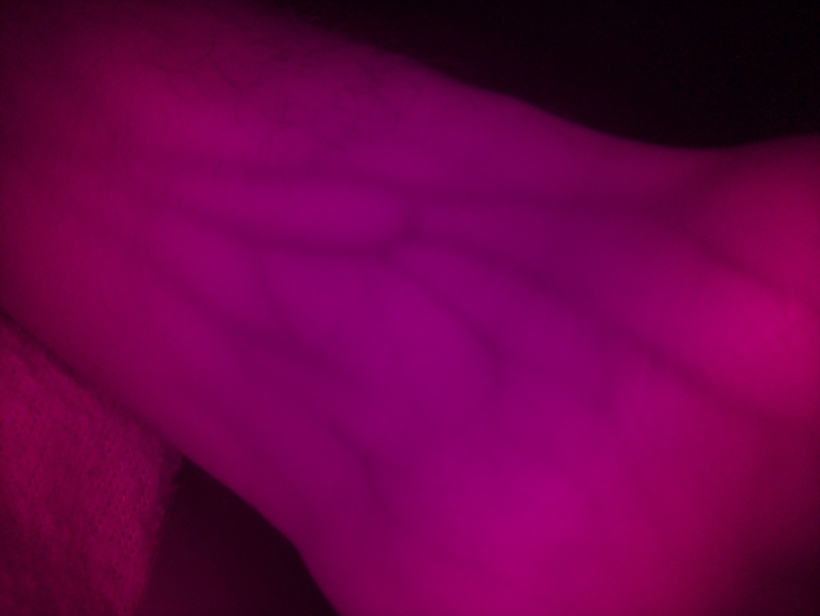
#> input picture legacy/Image_Processing/Grayscale_Conversion/input.jpg, 1640 x 1232 px (shown at 1/2 size)
$ python color2gray.py input.jpg out.png input.jpg input.jpg
#> lines starting #> are read from the running program, lines starting #| are printed output that depends on the picture
import cv2
import numpy as np
import os
import sys
import time
import matplotlib.pyplot as plt
from datetime import datetime
from matplotlib.gridspec import GridSpec

def convert_to_grayscale(image_path, save_path, output_format='jpg', quality=95, create_visualizations=True):
    """
    Convert a color image to grayscale with comprehensive research visualizations.

    Args:
        image_path: Path to the input color image
        save_path: Path to save the grayscale image or directory
        output_format: Output image format ('jpg', 'png', etc.)
        quality: JPEG quality (0-100), only applicable for JPEG
        create_visualizations: Whether to create research visualizations

    Returns:
        tuple: (grayscale_image, metadata_dict)
    """
#> called with image_path = 'input.jpg', save_path = 'out.png', output_format = 'input.jpg', quality = 95, create_visualizations = True
    # Check if input file exists
    if not os.path.isfile(image_path):
        raise FileNotFoundError(f"Image not found: {image_path}")

    # Read the image
    try:
        image = cv2.imread(image_path)
#> image is the input picture: shape (1232, 1640, 3); mean B, G, R 70.8, 0.4, 106.9
        if image is None:
            raise ValueError(f"Failed to read image: {image_path}")
    except Exception as e:
        raise RuntimeError(f"Error reading image: {str(e)}")

    # Convert to grayscale
    start_time = time.time()
    gray_image = cv2.cvtColor(image, cv2.COLOR_BGR2GRAY)
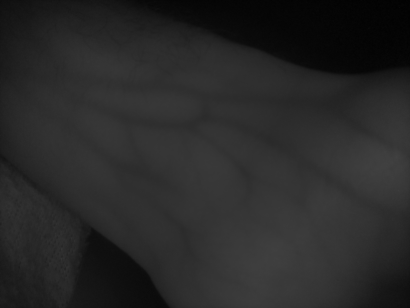
#> gray_image: shape (1232, 1640) (shown at 1/4 size); min 0, max 66, mean 40.2
    conversion_time = time.time() - start_time

    # Ensure save_path has a valid filename and extension
    if os.path.isdir(save_path):
        base_name = os.path.splitext(os.path.basename(image_path))[0]
        save_path = os.path.join(save_path, f"{base_name}_gray.{output_format}")
    else:
        # Ensure the directory exists
        output_dir = os.path.dirname(save_path)
        if output_dir and not os.path.exists(output_dir):
            os.makedirs(output_dir, exist_ok=True)

    # Save the grayscale image with appropriate parameters
    try:
        if output_format.lower() == 'jpg' or output_format.lower() == 'jpeg':
            cv2.imwrite(save_path, gray_image, [cv2.IMWRITE_JPEG_QUALITY, quality])
        elif output_format.lower() == 'png':
            cv2.imwrite(save_path, gray_image, [cv2.IMWRITE_PNG_COMPRESSION, 9])
        else:
            cv2.imwrite(save_path, gray_image)
    except Exception as e:
        raise RuntimeError(f"Error saving image: {str(e)}")

    # Initialize visualization paths
    comparison_path = None
    histogram_path = None
    intensity_path = None
    metrics_path = None
    channel_path = None
    edge_path = None

    # Create comparison image
    comparison_path = save_path.replace(f"_gray.{output_format}", f"_comparison.{output_format}")
    create_comparison_image(image, gray_image, comparison_path, output_format, quality)

    # Create research visualizations if requested
    if create_visualizations:
        # Create histogram comparison
        histogram_path = save_path.replace(f"_gray.{output_format}", f"_histograms.png")
        create_histogram_plot(image, gray_image, histogram_path)

        # Create intensity distribution plot
        intensity_path = save_path.replace(f"_gray.{output_format}", f"_intensity_distribution.png")
        create_intensity_distribution(image, gray_image, intensity_path)

        # Create metrics visualization
        metrics_path = save_path.replace(f"_gray.{output_format}", f"_metrics.png")
        create_metrics_visualization(image, gray_image, conversion_time, metrics_path)

        # Create channel contribution analysis
        channel_path = save_path.replace(f"_gray.{output_format}", f"_channel_analysis.png")
        create_channel_analysis(image, gray_image, channel_path)

        # Create edge preservation analysis
        edge_path = save_path.replace(f"_gray.{output_format}", f"_edge_analysis.png")
        create_edge_analysis(image, gray_image, edge_path)

    # Get output file size
    output_stats = os.stat(save_path)

    # Calculate image statistics
    gray_mean = np.mean(gray_image)
    gray_std = np.std(gray_image)
    gray_min = np.min(gray_image)
    gray_max = np.max(gray_image)

    # Calculate original image statistics
    if len(image.shape) == 3:  # Color image
        b, g, r = cv2.split(image)
        orig_mean = [np.mean(b), np.mean(g), np.mean(r)]
        orig_std = [np.std(b), np.std(g), np.std(r)]
    else:  # Already grayscale
        orig_mean = [np.mean(image)]
        orig_std = [np.std(image)]

    # Calculate information loss (simplified metric)
    if len(image.shape) == 3:  # Color image
        # Reconstruct color image from grayscale to estimate information loss
        reconstructed = cv2.cvtColor(gray_image, cv2.COLOR_GRAY2BGR)
        mse = np.mean((image - reconstructed) ** 2)
        information_loss = mse
    else:  # Already grayscale
        information_loss = 0

    # Gather metadata
    input_stats = os.stat(image_path)
    height, width = gray_image.shape
    info = {
        "Original Image Path": image_path,
        "Converted Image Path": save_path,
        "Comparison Image Path": comparison_path,
        "Histogram Plot Path": histogram_path,
        "Intensity Distribution Path": intensity_path,
        "Metrics Visualization Path": metrics_path,
        "Channel Analysis Path": channel_path,
        "Edge Analysis Path": edge_path,
        "Original Dimensions": image.shape[:2],
        "Grayscale Dimensions": (height, width),
        "Original File Size (KB)": round(input_stats.st_size / 1024, 2),
        "Converted File Size (KB)": round(output_stats.st_size / 1024, 2),
        "Size Reduction (%)": round((1 - output_stats.st_size / input_stats.st_size) * 100, 2),
        "Image Depth": image.dtype,
        "Conversion Time (ms)": round(conversion_time * 1000, 2),
        "Conversion Date": datetime.now().strftime("%Y-%m-%d %H:%M:%S"),
        "Grayscale Mean Intensity": round(gray_mean, 2),
        "Grayscale Std Deviation": round(gray_std, 2),
        "Grayscale Min Intensity": gray_min,
        "Grayscale Max Intensity": gray_max,
        "Original Mean Intensity (B,G,R)": [round(m, 2) for m in orig_mean] if len(orig_mean) == 3 else round(orig_mean[0], 2),
        "Original Std Deviation (B,G,R)": [round(s, 2) for s in orig_std] if len(orig_std) == 3 else round(orig_std[0], 2),
        "Information Loss (MSE)": round(information_loss, 2)
    }

    return gray_image, info

def create_comparison_image(image, gray_image, save_path, output_format, quality):
    """Create a side-by-side comparison of original and grayscale images."""
#> called with save_path = 'out.png', output_format = 'input.jpg', quality = 95
    # Convert grayscale back to BGR for side-by-side comparison
    gray_bgr = cv2.cvtColor(gray_image, cv2.COLOR_GRAY2BGR)

    # Get dimensions
    h, w = image.shape[:2]

    # Create a new image with twice the width
    comparison = np.zeros((h, w * 2, 3), dtype=np.uint8)

    # Place original image on the left
    comparison[:, :w] = image
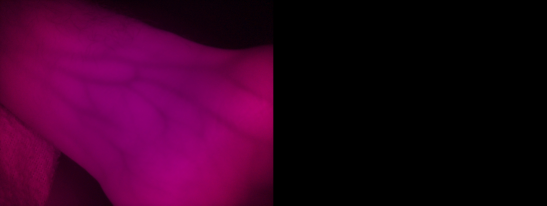
#> comparison: shape (1232, 3280, 3) (shown at 1/6 size); mean B, G, R 35.4, 0.2, 53.5

    # Place grayscale image on the right
    comparison[:, w:] = gray_bgr
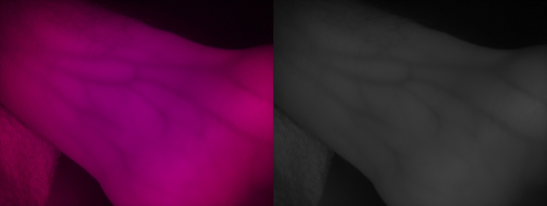
#> comparison: shape (1232, 3280, 3) (shown at 1/6 size); mean B, G, R 55.5, 20.3, 73.6

    # Add text labels
    font = cv2.FONT_HERSHEY_SIMPLEX
    font_scale = 0.7
    font_thickness = 2
    text_color = (255, 255, 255)  # White

    # Add "Original" label
    cv2.putText(comparison, "Original", (10, 30), font, font_scale, text_color, font_thickness)

    # Add "Grayscale" label
    cv2.putText(comparison, "Grayscale", (w + 10, 30), font, font_scale, text_color, font_thickness)

    # Save comparison image
    try:
        if output_format.lower() == 'jpg' or output_format.lower() == 'jpeg':
            cv2.imwrite(save_path, comparison, [cv2.IMWRITE_JPEG_QUALITY, quality])
        elif output_format.lower() == 'png':
            cv2.imwrite(save_path, comparison, [cv2.IMWRITE_PNG_COMPRESSION, 9])
        else:
            cv2.imwrite(save_path, comparison)
    except Exception as e:
        raise RuntimeError(f"Error saving comparison image: {str(e)}")

def create_histogram_plot(image, gray_image, save_path):
    """Create histogram comparison plot."""
#> called with save_path = 'out.png'
    plt.figure(figsize=(12, 8))

    # Create a 2x2 grid of subplots
    gs = GridSpec(2, 2, width_ratios=[1, 1], height_ratios=[1, 1])

    # Original image
    ax1 = plt.subplot(gs[0, 0])
    if len(image.shape) == 3:  # Color image
        ax1.imshow(cv2.cvtColor(image, cv2.COLOR_BGR2RGB))
    else:  # Grayscale
        ax1.imshow(image, cmap='gray')
    ax1.set_title('Original Image')
    ax1.axis('off')

    # Grayscale image
    ax2 = plt.subplot(gs[0, 1])
    ax2.imshow(gray_image, cmap='gray')
    ax2.set_title('Grayscale Image')
    ax2.axis('off')

    # Original histogram
    ax3 = plt.subplot(gs[1, 0])
    if len(image.shape) == 3:  # Color image
        color = ('b', 'g', 'r')
        for i, col in enumerate(color):
            hist = cv2.calcHist([image], [i], None, [256], [0, 256])
            ax3.plot(hist, color=col)
            ax3.set_xlim([0, 256])
        ax3.set_title('Original Histogram (RGB)')
        ax3.set_xlabel('Pixel Value')
        ax3.set_ylabel('Frequency')
    else:  # Grayscale
        hist = cv2.calcHist([image], [0], None, [256], [0, 256])
        ax3.plot(hist, color='gray')
        ax3.set_xlim([0, 256])
        ax3.set_title('Original Histogram')
        ax3.set_xlabel('Pixel Value')
        ax3.set_ylabel('Frequency')

    # Grayscale histogram
    ax4 = plt.subplot(gs[1, 1])
    hist = cv2.calcHist([gray_image], [0], None, [256], [0, 256])
#> hist = 256 values, max 101957 at index 47, min 0 at index 67, mean 7892.5
    ax4.plot(hist, color='gray')
    ax4.set_xlim([0, 256])
    ax4.set_title('Grayscale Histogram')
    ax4.set_xlabel('Pixel Value')
    ax4.set_ylabel('Frequency')

    plt.tight_layout()
    plt.savefig(save_path, dpi=300, bbox_inches='tight')
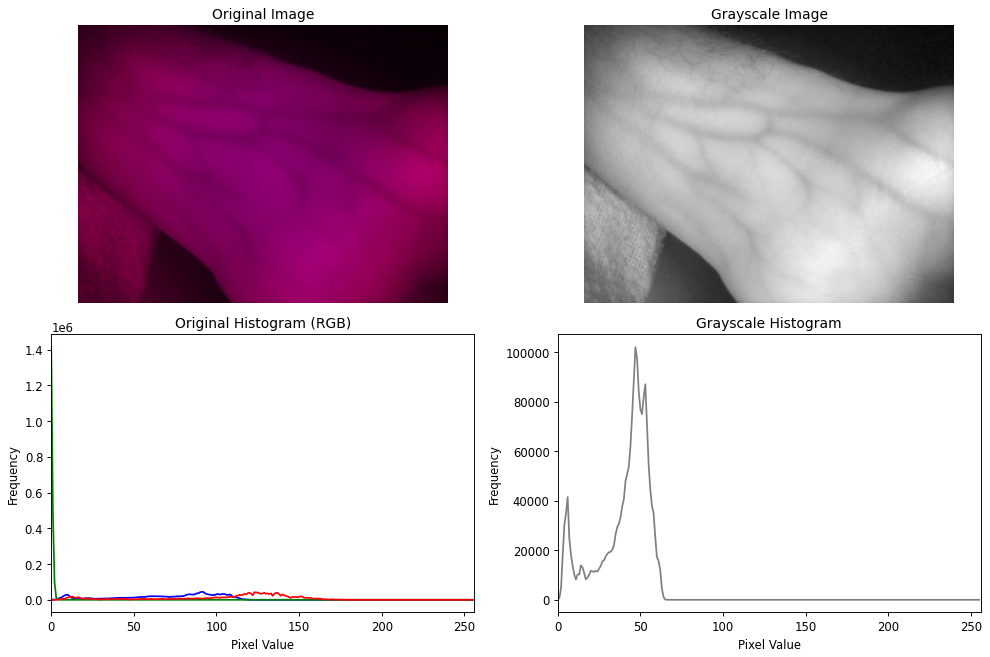
#> figure drawn by matplotlib, 4 panels; panel 3: curve peaks at x = 91, y = 44230; panel 3: curve peaks at x = 0, y = 1413461; panel 3: curve peaks at x = 123, y = 42589; panel 4: curve peaks at x = 47, y = 101957
    plt.close()

def create_intensity_distribution(image, gray_image, save_path):
    """Create intensity distribution plot."""
#> called with save_path = 'out.png'
    plt.figure(figsize=(12, 6))

    # Create a 1x2 grid of subplots
    gs = GridSpec(1, 2, width_ratios=[1, 1])

    # Original intensity distribution
    ax1 = plt.subplot(gs[0])
    if len(image.shape) == 3:  # Color image
        color = ('b', 'g', 'r')
        for i, col in enumerate(color):
            channel = image[:, :, i]
            ax1.hist(channel.flatten(), bins=50, alpha=0.5, color=col, label=f'Channel {col.upper()}')
#> this loop made 3 passes
#> pass 1, in create_intensity_distribution, `channel = image[:, :, i]`:
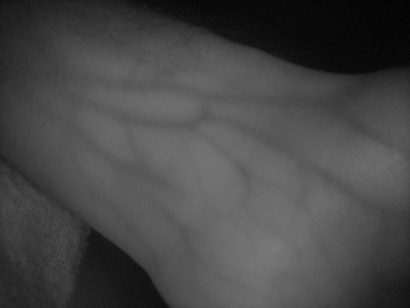
#> channel: shape (1232, 1640) (shown at 1/4 size); min 0, max 122, mean 70.8
#> pass 3, in create_intensity_distribution, `channel = image[:, :, i]`:
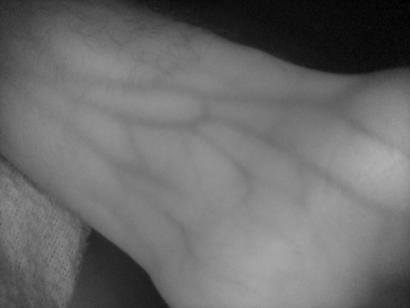
#> channel: shape (1232, 1640) (shown at 1/4 size); min 0, max 177, mean 106.9
        ax1.set_title('Original Intensity Distribution')
        ax1.set_xlabel('Pixel Value')
        ax1.set_ylabel('Frequency')
        ax1.legend()
    else:  # Grayscale
        ax1.hist(image.flatten(), bins=50, color='gray', alpha=0.7)
        ax1.set_title('Original Intensity Distribution')
        ax1.set_xlabel('Pixel Value')
        ax1.set_ylabel('Frequency')

    # Grayscale intensity distribution
    ax2 = plt.subplot(gs[1])
    ax2.hist(gray_image.flatten(), bins=50, color='gray', alpha=0.7)
    ax2.set_title('Grayscale Intensity Distribution')
    ax2.set_xlabel('Pixel Value')
    ax2.set_ylabel('Frequency')

    plt.tight_layout()
    plt.savefig(save_path, dpi=300, bbox_inches='tight')
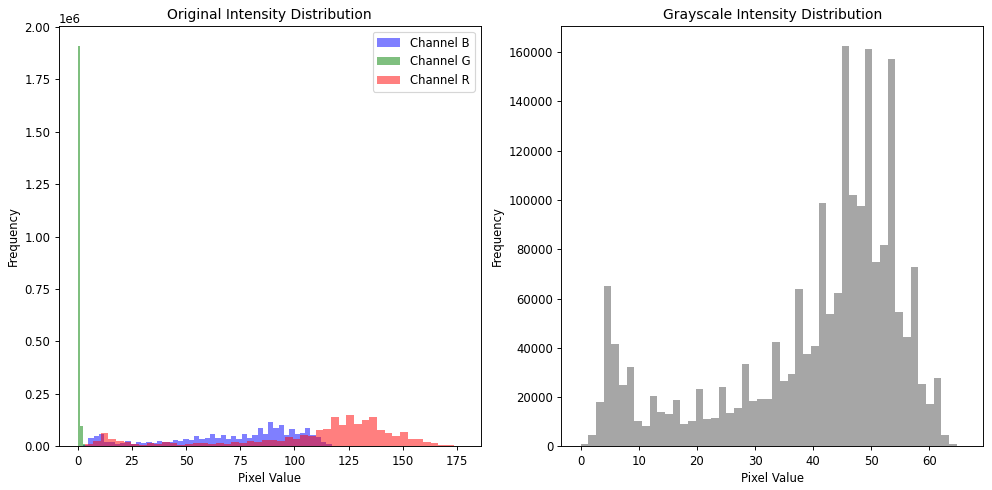
#> figure drawn by matplotlib, 2 panels; panel 1: tallest bar 114444 high, from x = 87.84 to 90.28; panel 1: tallest bar 1907277 high, from x = 1.11e-16 to 1.16; panel 1: tallest bar 150518 high, from x = 123.9 to 127.4; panel 2: tallest bar 162366 high, from x = 44.88 to 46.2
    plt.close()

def create_metrics_visualization(image, gray_image, conversion_time, save_path):
    """Create metrics visualization."""
#> called with conversion_time = 0.0333, save_path = 'out.png'
    # Calculate metrics
    gray_mean = np.mean(gray_image)
#> gray_mean = 40.22
#> (the rest of the program and of its run is left out)
